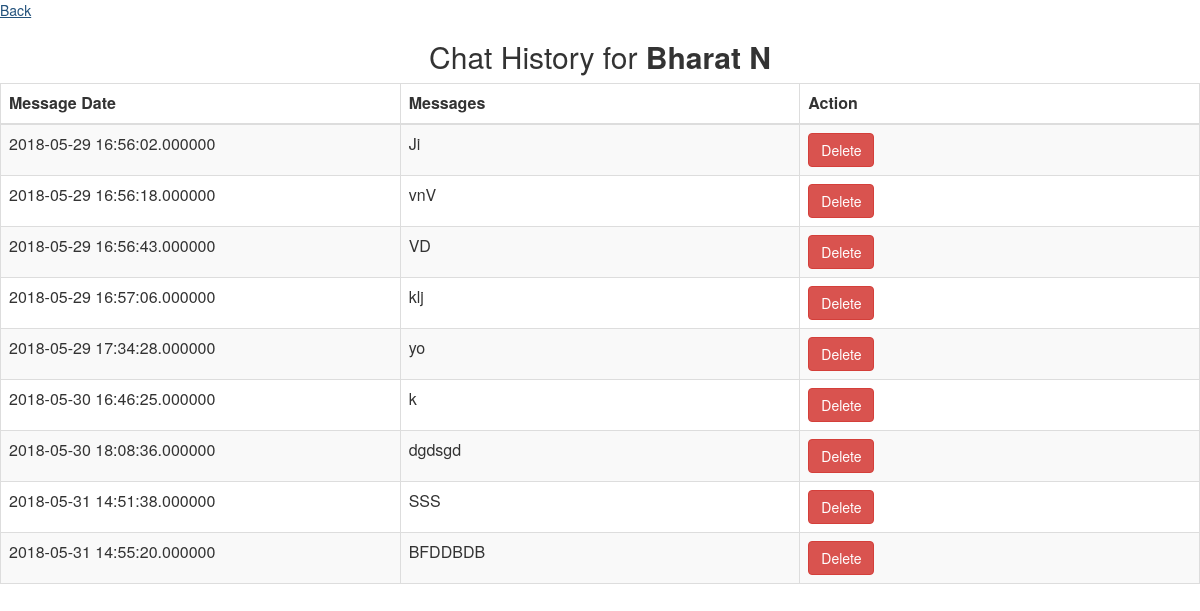
Screenshot of /admin/userchat/history/?uid=17 (signed in) with the database file from the repository.
### tables this page shows
CREATE TABLE `chat` (
  `uid` int(50) NOT NULL,
  `fullname` varchar(30) NOT NULL,
  `password` varchar(50) NOT NULL,
  `username` varchar(50) NOT NULL,
  `useronline` tinyint(1) NOT NULL,
  `is_admin` int(1) NOT NULL,
  `dt` timestamp NOT NULL DEFAULT CURRENT_TIMESTAMP ON UPDATE CURRENT_TIMESTAMP,
  `ip` int(11) DEFAULT NULL,
  `country` varchar(80) DEFAULT NULL,
  `countrycode` varchar(2) DEFAULT NULL,
  `city` varchar(80) DEFAULT NULL
);

CREATE TABLE `messages` (
  `messageId` int(11) NOT NULL,
  `msgRegisterDate` datetime(6) NOT NULL,
  `messageBody` varchar(100) NOT NULL,
  `messageSession` varchar(100) DEFAULT NULL,
  `messageSenderId` int(50) NOT NULL
);

### php/connection.php (called while the page is built, shortened)
<?php
class Model
{
    public function __construct()
    {
        $this->db = new mysqli(DB_HOST, DB_USER, DB_PASS, DB_NAME);
    }
}
?>

### php/send.php (called while the page is built, shortened)
<?php
include_once('connection.php');
class Send extends Model
{
    public function isAdmin1()
    {
        $user = $this->getUser($this->getCurrentUid());
        if ($user && $user['is_admin']) {
            return true;
        } else {
            return false;
        }
    }
    public function getUser($uid)
    {
        $sql = "SELECT * FROM chat WHERE uid = $uid";
        $result = mysqli_query($this->db, $sql);
        $data = mysqli_fetch_array($result);
        if (!empty($data)) {
            return $data;
        }
        return false;
    }
    public function getCurrentUid()
    {
        if (isset($_SESSION['uid']) && !empty($_SESSION['uid'])) {
            return $_SESSION['uid'];
        }
        return false;
    }
    public function userChatHistory($uid)
    {
        $sql = "select m.messageId,m.msgRegisterDate,m.messageBody,c.fullname from messages as m, chat as c WHERE c.uid=m.messageSenderId and c.uid= $uid";
        $result = mysqli_query($this->db, $sql);
        $userData = mysqli_fetch_all($result, MYSQLI_ASSOC);
        return $userData;
    }
    public function IsAdmin()
    {
        $sql2 = "SELECT uid from chat WHERE is_admin='1'";
        $result = mysqli_query($this->db, $sql2);
        $count_row = $result->num_rows;
        if ($count_row == 1) {
            return true;
        } else {
            return false;
        }
    }
}

### admin/userchat/history/index.php (the view, shortened to what this page needs)
<?php
include_once '../../../php/send.php';
$userClass = new send();
if (!$userClass->isAdmin1()) {
    header("location:../../../../chatonline");
}
$uid = $_GET['uid'];
$user = $userClass->getUser($uid);
$history = $userClass->userChatHistory($uid);
if ($userClass->isAdmin() && $user) {
    ?>
    <a href="../../">Back</a><br>
    <?php if (count($history)) {
        ?>
        <html>
        <head lang="en">
            <link type="text/css" rel="stylesheet" href="../../../css/bootstrap-3.2.0/dist/css/bootstrap.css">
        </head>
        <body>
        <div style="text-align: center">
            <h2>Chat History for <b><?= $user['fullname'] ?></b></h2>
        </div>
        <table class="table table-bordered table-hover table-striped" style="table-layout: fixed">
            <thead>
            <tr>
                <th>Message Date</th>
                <th>Messages</th>
                <th>Action</th>
            </tr>
            </thead>
            <?php foreach ($history as $data) { ?>
                <tr>
                    <td><?php echo $data['msgRegisterDate']; ?></td>
                    <td><?php echo $data['messageBody']; ?></td>
                        <td>
                            <a href="delete.php?uid=<?= $user[0] ?>&msgId=<?=$data['messageId']?>">
                                <button class="btn btn-danger">Delete</button>
                            </a>
                        </td>
                </tr>
            <?php } ?>
        </table>
        </body>
        </html>
        <?php
    } else {
        ?>
        <span>No chat history found for user <b><?= $user['fullname'] ?></b> !!!</span>
        <?php
    }
    ?>
    <?php
} else {
    header("location:../../../");
}
?>

### rows the page displays
chat: fullname "Bharat N"
messages: msgRegisterDate "2018-05-29 16:56:02.000000", messageBody "Ji"
messages: msgRegisterDate "2018-05-29 16:56:18.000000", messageBody "vnV"
messages: msgRegisterDate "2018-05-29 16:56:43.000000", messageBody "VD"
messages: msgRegisterDate "2018-05-29 16:57:06.000000", messageBody "klj"
messages: msgRegisterDate "2018-05-29 17:34:28.000000", messageBody "yo"
messages: msgRegisterDate "2018-05-30 16:46:25.000000", messageBody "k"
messages: msgRegisterDate "2018-05-30 18:08:36.000000", messageBody "dgdsgd"
messages: msgRegisterDate "2018-05-31 14:51:38.000000", messageBody "SSS"
messages: msgRegisterDate "2018-05-31 14:55:20.000000", messageBody "BFDDBDB"
